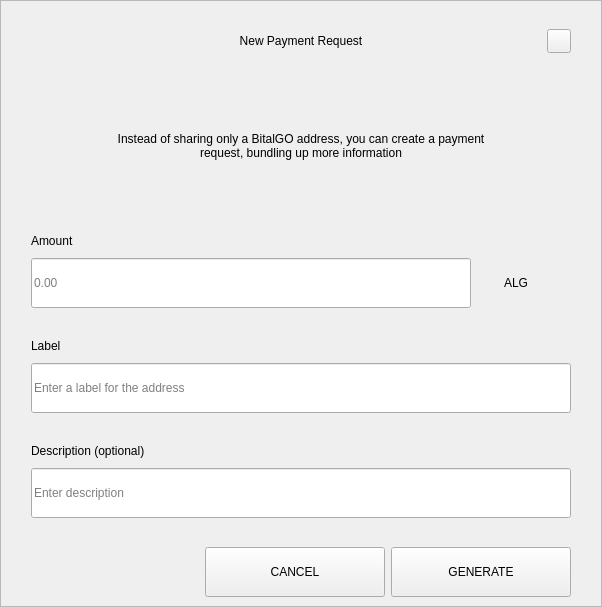
<?xml version="1.0" encoding="UTF-8"?>
<ui version="4.0">
 <class>RequestDialog</class>
 <widget class="QDialog" name="RequestDialog">
  <property name="geometry">
   <rect>
    <x>0</x>
    <y>0</y>
    <width>602</width>
    <height>607</height>
   </rect>
  </property>
  <property name="windowTitle">
   <string>Dialog</string>
  </property>
  <layout class="QVBoxLayout" name="verticalLayout_5">
   <property name="spacing">
    <number>0</number>
   </property>
   <property name="leftMargin">
    <number>0</number>
   </property>
   <property name="topMargin">
    <number>0</number>
   </property>
   <property name="rightMargin">
    <number>0</number>
   </property>
   <property name="bottomMargin">
    <number>0</number>
   </property>
   <item>
    <widget class="QFrame" name="frame">
     <property name="styleSheet">
      <string notr="true"/>
     </property>
     <property name="frameShape">
      <enum>QFrame::StyledPanel</enum>
     </property>
     <property name="frameShadow">
      <enum>QFrame::Raised</enum>
     </property>
     <layout class="QVBoxLayout" name="verticalLayout_4" stretch="1,0,0">
      <property name="spacing">
       <number>0</number>
      </property>
      <property name="leftMargin">
       <number>30</number>
      </property>
      <property name="topMargin">
       <number>20</number>
      </property>
      <property name="rightMargin">
       <number>30</number>
      </property>
      <property name="bottomMargin">
       <number>0</number>
      </property>
      <item>
       <layout class="QHBoxLayout" name="horizontalLayout_3">
        <property name="spacing">
         <number>0</number>
        </property>
        <item>
         <spacer name="horizontalSpacer_21">
          <property name="orientation">
           <enum>Qt::Horizontal</enum>
          </property>
          <property name="sizeHint" stdset="0">
           <size>
            <width>40</width>
            <height>20</height>
           </size>
          </property>
         </spacer>
        </item>
        <item>
         <widget class="QLabel" name="labelTitle">
          <property name="minimumSize">
           <size>
            <width>0</width>
            <height>40</height>
           </size>
          </property>
          <property name="maximumSize">
           <size>
            <width>16777215</width>
            <height>40</height>
           </size>
          </property>
          <property name="styleSheet">
           <string notr="true">padding-left:24px;</string>
          </property>
          <property name="text">
           <string>New Payment Request</string>
          </property>
          <property name="alignment">
           <set>Qt::AlignCenter</set>
          </property>
          <property name="margin">
           <number>7</number>
          </property>
         </widget>
        </item>
        <item>
         <spacer name="horizontalSpacer">
          <property name="orientation">
           <enum>Qt::Horizontal</enum>
          </property>
          <property name="sizeHint" stdset="0">
           <size>
            <width>40</width>
            <height>20</height>
           </size>
          </property>
         </spacer>
        </item>
        <item>
         <widget class="QPushButton" name="btnEsc">
          <property name="minimumSize">
           <size>
            <width>24</width>
            <height>24</height>
           </size>
          </property>
          <property name="maximumSize">
           <size>
            <width>24</width>
            <height>24</height>
           </size>
          </property>
          <property name="focusPolicy">
           <enum>Qt::NoFocus</enum>
          </property>
          <property name="text">
           <string/>
          </property>
         </widget>
        </item>
       </layout>
      </item>
      <item>
       <widget class="QStackedWidget" name="stack">
        <property name="minimumSize">
         <size>
          <width>540</width>
          <height>0</height>
         </size>
        </property>
        <property name="maximumSize">
         <size>
          <width>540</width>
          <height>16777215</height>
         </size>
        </property>
        <property name="currentIndex">
         <number>0</number>
        </property>
        <widget class="QWidget" name="page_1">
         <property name="minimumSize">
          <size>
           <width>540</width>
           <height>0</height>
          </size>
         </property>
         <property name="maximumSize">
          <size>
           <width>540</width>
           <height>16777215</height>
          </size>
         </property>
         <layout class="QVBoxLayout" name="layout1">
          <property name="spacing">
           <number>0</number>
          </property>
          <property name="leftMargin">
           <number>0</number>
          </property>
          <property name="topMargin">
           <number>0</number>
          </property>
          <property name="rightMargin">
           <number>0</number>
          </property>
          <property name="bottomMargin">
           <number>0</number>
          </property>
          <item>
           <spacer name="verticalSpacer_21">
            <property name="orientation">
             <enum>Qt::Vertical</enum>
            </property>
            <property name="sizeType">
             <enum>QSizePolicy::Fixed</enum>
            </property>
            <property name="sizeHint" stdset="0">
             <size>
              <width>20</width>
              <height>30</height>
             </size>
            </property>
           </spacer>
          </item>
          <item alignment="Qt::AlignHCenter">
           <widget class="QLabel" name="labelMessage">
            <property name="minimumSize">
             <size>
              <width>400</width>
              <height>50</height>
             </size>
            </property>
            <property name="text">
             <string>Instead of sharing only a BitalGO address, you can create a payment request, bundling up more information</string>
            </property>
            <property name="alignment">
             <set>Qt::AlignCenter</set>
            </property>
            <property name="wordWrap">
             <bool>true</bool>
            </property>
           </widget>
          </item>
          <item alignment="Qt::AlignBottom">
           <widget class="QWidget" name="containerAmount" native="true">
            <layout class="QVBoxLayout" name="verticalLayout">
             <property name="spacing">
              <number>9</number>
             </property>
             <property name="leftMargin">
              <number>0</number>
             </property>
             <property name="topMargin">
              <number>0</number>
             </property>
             <property name="rightMargin">
              <number>0</number>
             </property>
             <property name="bottomMargin">
              <number>0</number>
             </property>
             <item>
              <widget class="QLabel" name="labelSubtitleAmount">
               <property name="minimumSize">
                <size>
                 <width>350</width>
                 <height>16</height>
                </size>
               </property>
               <property name="maximumSize">
                <size>
                 <width>16777215</width>
                 <height>16</height>
                </size>
               </property>
               <property name="text">
                <string>Amount</string>
               </property>
              </widget>
             </item>
             <item alignment="Qt::AlignTop">
              <widget class="QWidget" name="layoutAmount" native="true">
               <layout class="QHBoxLayout" name="horizontalLayout" stretch="2,0">
                <property name="spacing">
                 <number>0</number>
                </property>
                <property name="leftMargin">
                 <number>0</number>
                </property>
                <property name="topMargin">
                 <number>0</number>
                </property>
                <property name="rightMargin">
                 <number>0</number>
                </property>
                <property name="bottomMargin">
                 <number>0</number>
                </property>
                <item>
                 <widget class="QLineEdit" name="lineEditAmount">
                  <property name="minimumSize">
                   <size>
                    <width>0</width>
                    <height>50</height>
                   </size>
                  </property>
                  <property name="maximumSize">
                   <size>
                    <width>16777215</width>
                    <height>50</height>
                   </size>
                  </property>
                  <property name="placeholderText">
                   <string notr="true">0.00</string>
                  </property>
                 </widget>
                </item>
                <item>
                 <widget class="QWidget" name="comboContainer" native="true">
                  <property name="minimumSize">
                   <size>
                    <width>100</width>
                    <height>50</height>
                   </size>
                  </property>
                  <property name="maximumSize">
                   <size>
                    <width>16777215</width>
                    <height>50</height>
                   </size>
                  </property>
                  <layout class="QHBoxLayout" name="horizontalLayout_31">
                   <property name="spacing">
                    <number>0</number>
                   </property>
                   <property name="leftMargin">
                    <number>0</number>
                   </property>
                   <property name="topMargin">
                    <number>0</number>
                   </property>
                   <property name="rightMargin">
                    <number>10</number>
                   </property>
                   <property name="bottomMargin">
                    <number>0</number>
                   </property>
                   <item>
                    <widget class="QLabel" name="comboBoxCoin">
                     <property name="text">
                      <string>ALG</string>
                     </property>
                     <property name="alignment">
                      <set>Qt::AlignCenter</set>
                     </property>
                    </widget>
                   </item>
                  </layout>
                 </widget>
                </item>
               </layout>
              </widget>
             </item>
            </layout>
           </widget>
          </item>
          <item>
           <spacer name="verticalSpacer_31">
            <property name="orientation">
             <enum>Qt::Vertical</enum>
            </property>
            <property name="sizeType">
             <enum>QSizePolicy::Fixed</enum>
            </property>
            <property name="sizeHint" stdset="0">
             <size>
              <width>20</width>
              <height>30</height>
             </size>
            </property>
           </spacer>
          </item>
          <item>
           <layout class="QVBoxLayout" name="verticalLayoutLabel">
            <property name="spacing">
             <number>9</number>
            </property>
            <item>
             <widget class="QLabel" name="labelSubtitleLabel">
              <property name="minimumSize">
               <size>
                <width>0</width>
                <height>16</height>
               </size>
              </property>
              <property name="maximumSize">
               <size>
                <width>16777215</width>
                <height>16</height>
               </size>
              </property>
              <property name="text">
               <string>Label</string>
              </property>
             </widget>
            </item>
            <item>
             <widget class="QLineEdit" name="lineEditLabel">
              <property name="minimumSize">
               <size>
                <width>0</width>
                <height>50</height>
               </size>
              </property>
              <property name="maximumSize">
               <size>
                <width>16777215</width>
                <height>50</height>
               </size>
              </property>
              <property name="placeholderText">
               <string>Enter a label for the address</string>
              </property>
             </widget>
            </item>
           </layout>
          </item>
          <item>
           <spacer name="verticalSpacer_34">
            <property name="orientation">
             <enum>Qt::Vertical</enum>
            </property>
            <property name="sizeType">
             <enum>QSizePolicy::Fixed</enum>
            </property>
            <property name="sizeHint" stdset="0">
             <size>
              <width>20</width>
              <height>30</height>
             </size>
            </property>
           </spacer>
          </item>
          <item>
           <layout class="QVBoxLayout" name="verticalLayoutDescription">
            <property name="spacing">
             <number>9</number>
            </property>
            <item>
             <widget class="QLabel" name="labelSubtitleDescription">
              <property name="minimumSize">
               <size>
                <width>0</width>
                <height>16</height>
               </size>
              </property>
              <property name="maximumSize">
               <size>
                <width>16777215</width>
                <height>16</height>
               </size>
              </property>
              <property name="text">
               <string>Description (optional)</string>
              </property>
             </widget>
            </item>
            <item>
             <widget class="QLineEdit" name="lineEditDescription">
              <property name="minimumSize">
               <size>
                <width>0</width>
                <height>50</height>
               </size>
              </property>
              <property name="maximumSize">
               <size>
                <width>16777215</width>
                <height>50</height>
               </size>
              </property>
              <property name="placeholderText">
               <string>Enter description</string>
              </property>
             </widget>
            </item>
            <item>
             <spacer name="verticalSpacer_4">
              <property name="orientation">
               <enum>Qt::Vertical</enum>
              </property>
              <property name="sizeType">
               <enum>QSizePolicy::Fixed</enum>
              </property>
              <property name="sizeHint" stdset="0">
               <size>
                <width>20</width>
                <height>20</height>
               </size>
              </property>
             </spacer>
            </item>
           </layout>
          </item>
         </layout>
        </widget>
        <widget class="QWidget" name="page_2">
         <layout class="QVBoxLayout" name="layout2">
          <item>
           <spacer name="verticalSpacer_5">
            <property name="orientation">
             <enum>Qt::Vertical</enum>
            </property>
            <property name="sizeType">
             <enum>QSizePolicy::Fixed</enum>
            </property>
            <property name="sizeHint" stdset="0">
             <size>
              <width>20</width>
              <height>50</height>
             </size>
            </property>
           </spacer>
          </item>
          <item alignment="Qt::AlignHCenter">
           <widget class="QLabel" name="labelQrImg">
            <property name="minimumSize">
             <size>
              <width>260</width>
              <height>260</height>
             </size>
            </property>
            <property name="maximumSize">
             <size>
              <width>260</width>
              <height>260</height>
             </size>
            </property>
            <property name="text">
             <string/>
            </property>
            <property name="alignment">
             <set>Qt::AlignCenter</set>
            </property>
           </widget>
          </item>
          <item>
           <spacer name="verticalSpacer_2">
            <property name="orientation">
             <enum>Qt::Vertical</enum>
            </property>
            <property name="sizeType">
             <enum>QSizePolicy::Fixed</enum>
            </property>
            <property name="sizeHint" stdset="0">
             <size>
              <width>20</width>
              <height>30</height>
             </size>
            </property>
           </spacer>
          </item>
          <item alignment="Qt::AlignHCenter">
           <widget class="QLabel" name="labelAddress">
            <property name="text">
             <string>M6tGR83SQbie1SW72hjcWJvFfip5krte2Z </string>
            </property>
           </widget>
          </item>
          <item>
           <spacer name="verticalSpacer_32">
            <property name="orientation">
             <enum>Qt::Vertical</enum>
            </property>
            <property name="sizeType">
             <enum>QSizePolicy::Expanding</enum>
            </property>
            <property name="sizeHint" stdset="0">
             <size>
              <width>20</width>
              <height>20</height>
             </size>
            </property>
           </spacer>
          </item>
          <item>
           <layout class="QHBoxLayout" name="horizontal">
            <property name="leftMargin">
             <number>20</number>
            </property>
            <property name="rightMargin">
             <number>20</number>
            </property>
            <property name="bottomMargin">
             <number>20</number>
            </property>
            <item>
             <spacer name="horizontalSpacer_4">
              <property name="orientation">
               <enum>Qt::Horizontal</enum>
              </property>
              <property name="sizeHint" stdset="0">
               <size>
                <width>40</width>
                <height>20</height>
               </size>
              </property>
             </spacer>
            </item>
            <item>
             <widget class="QPushButton" name="btnCopyAddress">
              <property name="minimumSize">
               <size>
                <width>180</width>
                <height>50</height>
               </size>
              </property>
              <property name="text">
               <string>COPY ADDRESS</string>
              </property>
             </widget>
            </item>
            <item>
             <widget class="QPushButton" name="btnCopyUrl">
              <property name="minimumSize">
               <size>
                <width>180</width>
                <height>50</height>
               </size>
              </property>
              <property name="text">
               <string>COPY URL</string>
              </property>
             </widget>
            </item>
            <item>
             <spacer name="horizontalSpacer_2">
              <property name="orientation">
               <enum>Qt::Horizontal</enum>
              </property>
              <property name="sizeHint" stdset="0">
               <size>
                <width>40</width>
                <height>20</height>
               </size>
              </property>
             </spacer>
            </item>
           </layout>
          </item>
         </layout>
        </widget>
       </widget>
      </item>
      <item>
       <widget class="QWidget" name="buttonsStack" native="true">
        <layout class="QHBoxLayout" name="horizontalLayout_5">
         <property name="leftMargin">
          <number>20</number>
         </property>
         <property name="rightMargin">
          <number>0</number>
         </property>
         <item>
          <spacer name="horizontalSpacer_41">
           <property name="orientation">
            <enum>Qt::Horizontal</enum>
           </property>
           <property name="sizeHint" stdset="0">
            <size>
             <width>40</width>
             <height>20</height>
            </size>
           </property>
          </spacer>
         </item>
         <item>
          <widget class="QPushButton" name="btnCancel">
           <property name="minimumSize">
            <size>
             <width>180</width>
             <height>50</height>
            </size>
           </property>
           <property name="focusPolicy">
            <enum>Qt::NoFocus</enum>
           </property>
           <property name="text">
            <string>CANCEL</string>
           </property>
          </widget>
         </item>
         <item>
          <widget class="QPushButton" name="btnSave">
           <property name="minimumSize">
            <size>
             <width>180</width>
             <height>50</height>
            </size>
           </property>
           <property name="focusPolicy">
            <enum>Qt::NoFocus</enum>
           </property>
           <property name="text">
            <string>GENERATE</string>
           </property>
          </widget>
         </item>
        </layout>
       </widget>
      </item>
     </layout>
    </widget>
   </item>
  </layout>
 </widget>
 <resources/>
 <connections/>
</ui>
